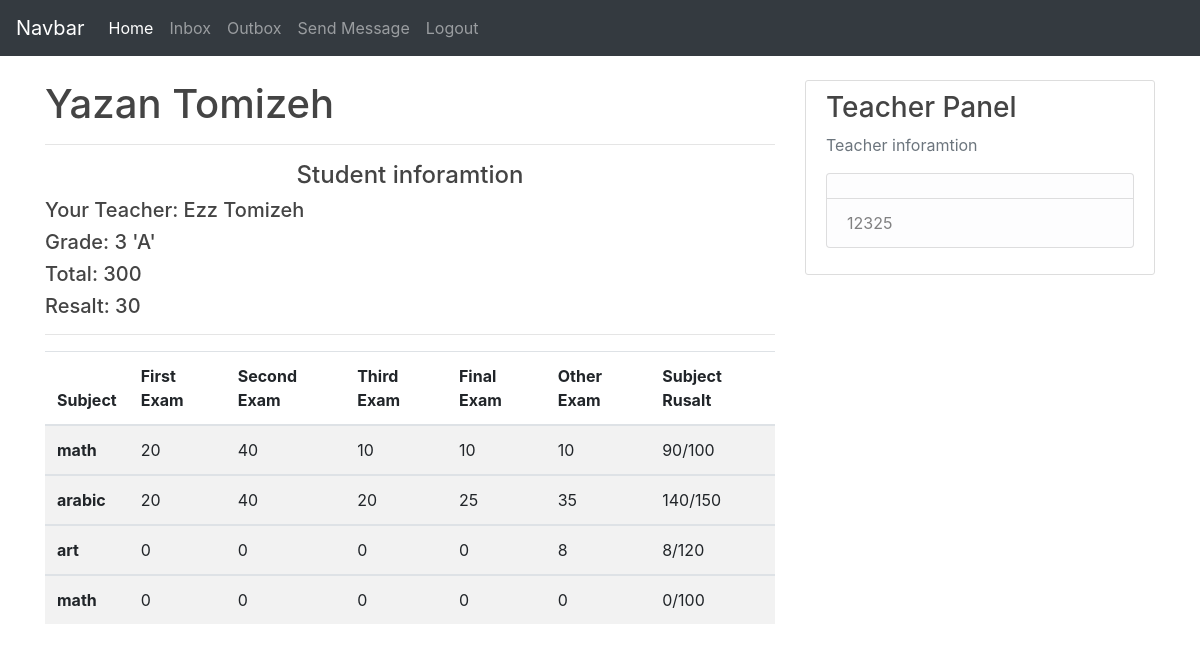
The page /StudentPannel/ (signed in) on the database its author committed.
### home/models.py (models this page shows, shortened)
class Student(models.Model):
    StudentID = models.CharField(max_length=1000 , default = '-')
    StudentName = models.CharField(max_length=1000 , default = '-')
    StudentGrade = models.CharField(max_length=1000 , default = '-')
    StudentRusalt = models.CharField(max_length=1000 , default = '-')
    StudentTotal = models.CharField(max_length=1000 , default = '-')
    StudentBirthday = models.DateField()
    ResposveTeacher = models.CharField(max_length=1000 , default='-')
    user = models.ForeignKey(User , on_delete = models.CASCADE)

class Teacher(models.Model):
    TeacherID = models.CharField(max_length=1000 , default = '-')
    TeacherName = models.CharField(max_length=1000 , default = '-')
    user = models.ForeignKey(User , on_delete=models.CASCADE)

class Subjects(models.Model):
    SubjectID = models.CharField(null=False,default='0',max_length=1000)
    SubjectName = models.CharField(null=False,default='UNKOWN',max_length=1000)
    SubjectTop = models.CharField(null=False,default='100',max_length=1000)
    SubjectLow = models.CharField(null=False,default='50',max_length=1000)
    FirstExam = models.CharField(null=False,default='0',max_length=100)
    SecExam = models.CharField(null=False,default='0',max_length=100)
    ThExam = models.CharField(null=False,default='0',max_length=100)
    FinalExam = models.CharField(null=False,default='0',max_length=100)
    OtherMarks = models.CharField(null=False,default='0',max_length=100)
    SubjectRusalt = models.CharField(null=False,default='-',max_length=1000)
    StudentID = models.CharField(null=False,max_length=1000,default='0')

### students/views.py (the view)
# urls.py: path('StudentPannel/',student_view.Pannel,name = "StudentPannel"),
@login_required
def Pannel(request):
    user = User.objects.filter(username=request.user).first()
    student = Student.objects.filter(StudentID = user.username).first()
    teacher = Teacher.objects.filter(TeacherID=student.ResposveTeacher).first()
    subjects = Subjects.objects.filter(StudentID = student.StudentID).all()
    context = {
        'user' : user,
        'student' : student,
        'subjects' : subjects,
        'teacher' : teacher
    }
    return render(request,'index.html',context)

### templates/index.html
{% extends 'layout.html'%}
{% block content %}
<h1>{{student.StudentName}}</h1>
<hr>
<center><h4>Student inforamtion</h4></center>
<h5>Your Teacher: {{teacher.TeacherName}}</h5>
<h5>Grade: {{student.StudentGrade}}</h5>
<h5>Total: {{student.StudentTotal}}</h5>
<h5>Resalt: {{student.StudentRusalt}}</h5>
<hr>
<table class="table table-striped">
    <thead>
    <tr>
        <th scope="col">Subject</th>
        <th scope="col">First Exam</th>
        <th scope="col">Second Exam</th>
        <th scope="col">Third Exam</th>
        <th scope="col">Final Exam</th>
        <th scope="col">Other Exam</th>
        <th scope="col">Subject Rusalt</th>
    </tr>
    </thead>
    {% for subject in subjects%}
    <tbody>
        <tr>
        <th scope="row">{{subject.SubjectName}}</th>
        <td>{{subject.FirstExam}}</td>
        <td>{{subject.SecExam}}</td>
        <td>{{subject.ThExam}}</td>
        <td>{{subject.FinalExam}}</td>
        <td>{{subject.OtherMarks}}</td>
        <td>{{subject.SubjectRusalt}}/{{subject.SubjectTop}}</td>
        </tr>
    </tbody>
    {%endfor%}
</table>
{% endblock content %}

### templates/layout.html (shortened to what this page needs)
{% load static %}
<!doctype html>
<html lang="en">
  <head>
    <link rel="stylesheet" href="{%static 'main.css'%}">
    <link rel="stylesheet" href="https://stackpath.bootstrapcdn.com/bootstrap/4.5.2/css/bootstrap.min.css"
>
  </head>
  <body>
    <nav class="navbar navbar-expand-lg navbar-dark bg-dark">
      <a class="navbar-brand" href="#">Navbar</a>
      <div class="collapse navbar-collapse" id="navbarNav">
        <ul class="navbar-nav">
          <li class="nav-item active">
            <a class="nav-link" href="{% url 'StudentPannel' %}">Home <span class="sr-only">(current)</span></a>
          </li>
          <li class="nav-item">
            <a class="nav-link" href="{% url 'inbox' %}">Inbox</a>
          </li>
          <li class="nav-item">
            <a class="nav-link" href="{% url 'outbox' %}">Outbox</a>
          </li>
          <li class="nav-item">
            <a class="nav-link" href="{% url 'SendMessage' %}">Send Message</a>
          </li>
          <li class="nav-item">
            <a class="nav-link" href="{% url 'Logout' %}">Logout</a>
          </li>
        </ul>
      </div>
    </nav>
    <br>
    <main role="main" class="container">
      <div class="row">
        <div class="col-md-8">
          {% block content %}{% endblock content %}
        </div>
        <div class="col-md-4">
          <div class="content-section">
            <h3>Teacher Panel</h3>
            <p class='text-muted'>Teacher inforamtion
            <ul class="list-group">
              <li class="list-group-item list-group-item-light">{{user.first_name}}</li>
              <li class="list-group-item list-group-item-light">{{user.username}}</li>
            </ul>
            </p>
          </div>
        </div>
      </div>
  </body>
</html>

### static/main.css (style rules this page uses)
body { background: #fafafa; color: #333333; margin-top: 5rem; }
h1, h2, h3, h4, h5, h6 { color: #444444; }
ul { margin: 0; }
.content-section { background: #ffffff; padding: 10px 20px; border: 1px solid #dddddd; border-radius: 3px; margin-bottom: 20px; }

### rows shown on the page
Student: StudentName "Yazan Tomizeh", StudentGrade "3 'A'", StudentTotal "300", StudentRusalt "30"
Teacher: TeacherName "Ezz Tomizeh"
Subjects: SubjectName "math", FirstExam "20", SecExam "40", ThExam "10", FinalExam "10", OtherMarks "10", SubjectRusalt "90", SubjectTop "100"
Subjects: SubjectName "arabic", FirstExam "20", SecExam "40", ThExam "20", FinalExam "25", OtherMarks "35", SubjectRusalt "140", SubjectTop "150"
Subjects: SubjectName "art", FirstExam "0", SecExam "0", ThExam "0", FinalExam "0", OtherMarks "8", SubjectRusalt "8", SubjectTop "120"
Subjects: SubjectName "math", FirstExam "0", SecExam "0", ThExam "0", FinalExam "0", OtherMarks "0", SubjectRusalt "0", SubjectTop "100"

### other values the page prints
{{ user.username }} "12325"
